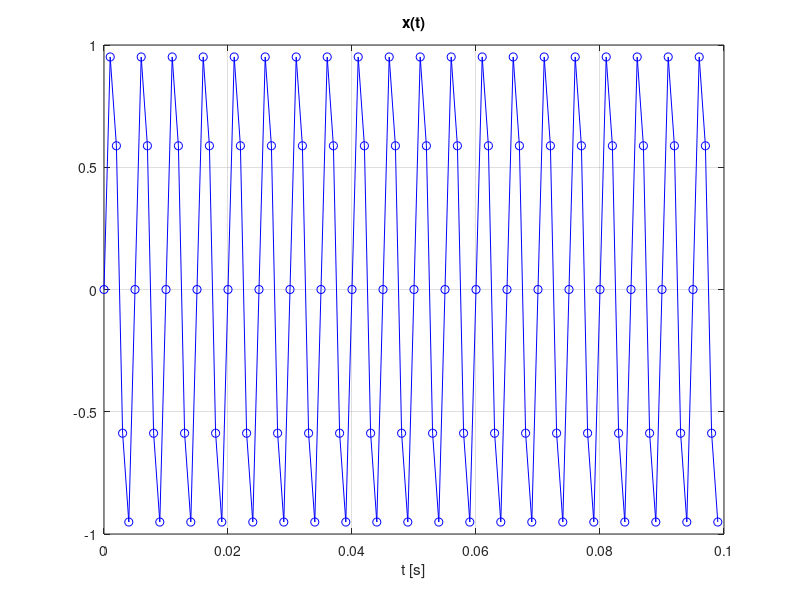
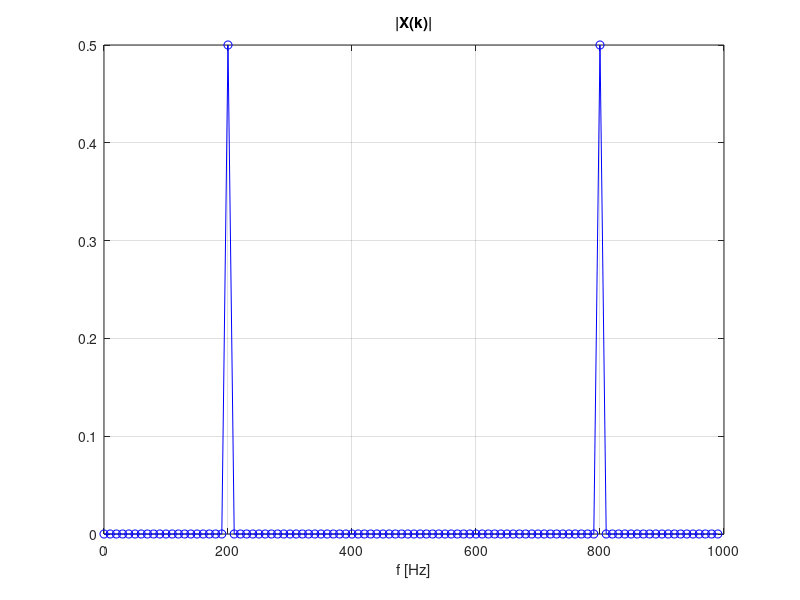
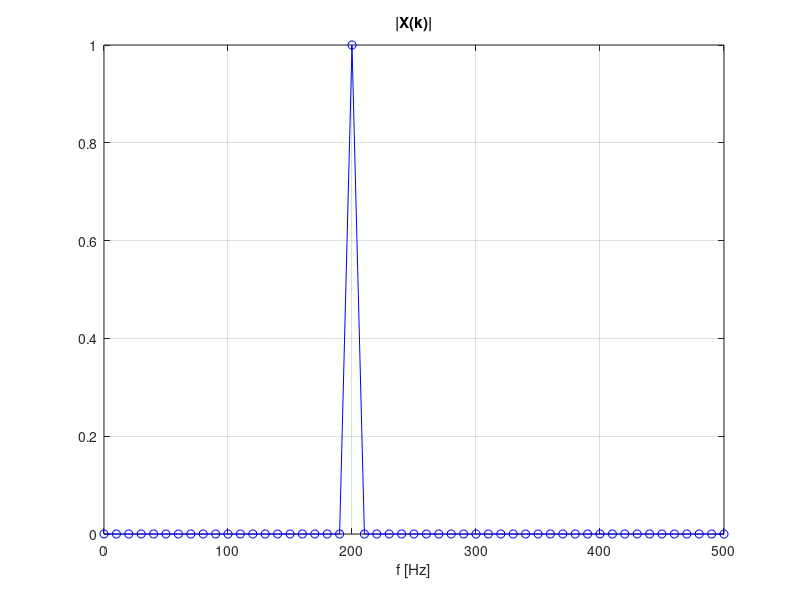
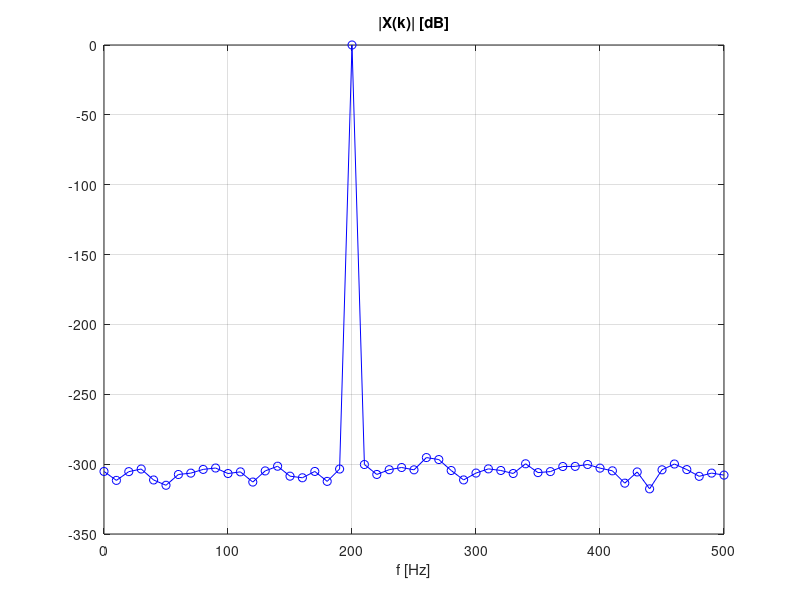

Source code (MATLAB) for these figures, in order:
% cps_06_fftapp1_start.m
clear all; close all; clc;      % "mycie rak"

fpr = 1000;                 % czestotliwosc probkowania (Hz)
N = 100;                    % liczba probek sygnalu, 100 lub 1000
dt=1/fpr; t=dt*(0:N-1);     % chwile probkowania sygnalu, os czasu

% Signal
f0=200;
A = 1;
x = A*sin(2*pi*f0*t);  % sygnal o czestotliwosciach f0 = 50,100,125,200 Hz
figure; plot(t,x,'bo-'); xlabel('t [s]'); title('x(t)'); grid; pause

% FFT spectrum
X = fft(x);                 % FFT
f = fpr/N *(0:N-1);         % os czestotliwosci
figure; plot(f,1/N*abs(X),'bo-'); xlabel('f [Hz]'); title('|X(k)|'); grid; pause

%Sprawd´z warto´sci amplitudy i cz˛estotliwo´sci sygnału wygenerowanego w
%programie i spróbuj je odczyta´c z rysunku widma FFT sygnału 
%(znale´z´c je na nim)

%Piki w x= {50;950}
%Wysokość pików 0.5 
% Symetria hermitowska: sinus to suma dwoch skladowych e^(+jw) i e^(-jw),
% czestotliwosc ujemna -50Hz "zawija sie" na 1000-50=950Hz, dlatego dwa piki.

%Zmien´ amplitude˛ sygnału na 10, 100, 1000 oraz obserwuj wartos´ci modułu 
%widma. Dlaczego wartos´ci maksimów widma sa˛ dwa razy niz˙sze niz˙ 
%spodziewałe´s si˛e? (Przypomnij sobie równo´s´c: cos(α) = 0.5e jα +0.5e−jα.
%Jaki wzór jest dla sinusa?

%Zmie´n warto´s´c cze˛stotliwos´ci sygnału f0 na 50, 100, 125, 200 Hz oraz 
%obserwuj wartos´ci argumentów maksimów widma. Czy to sa˛ te same warto´sci?
%Wytłumacz pochodzenie rozmycia widma dla sygnału o cz˛estotliwo´sci f0=125 
%(przypomnij sobie znaczenie funkcji okien: jakiego okna teraz u˙zywamy?).

%Dla częstotliwości 50, 100, 200, piki są 2 w spodziewanych miejscach
%Natoamist przy częstotliwość 125 widmo się rozmywa ponieważ ta częstliwość
%nie znajduje się bezpośrednio w naszej bazie (nie jest wielkrotnością 10)
%ale Najwyższe Piki, są w okolicach spodziewanego miejsca

%% 1.
%pokaz˙ tylko pierwsza˛ połowe˛ (1/2) widma i poprawnie wyskaluj jego moduł (*2/N):
k = 1:N/2+1;
figure; plot(f(k), 2/N*abs(X(k)), 'bo-'); xlabel('f [Hz]'); title('|X(k)|'); grid;
pause();
%% 2.
%zmie´n warto´s´c N z 100 na 1000: obejrzyj widma FFT dla f0 = 50,100,125,200 Hz;

% dla N=1000 rozdzielczosc df=fpr/N=1Hz (zamiast 10Hz) teraz f0=125Hz daje ostry pik,
% bo 125 jest wielokrotnoscia 1Hz - sygnal znajduje się w naszej bazie

%% 3.

X = fft(x);                 % FFT
k = 1:N/2+1;
X_dB = 20*log10(2/N*abs(X(k)));
figure; plot(f(k), X_dB, 'bo-'); xlabel('f [Hz]'); title('|X(k)| [dB]'); grid;
pause();
% skala dB pokazuje ogromna roznice miedzy pikiem (0dB) a szumem numerycznym (-300dB)
% -300dB to bledy zaokraglen komputera, w praktyce oznacza "zero".

%% 4.

w = ones(1,N);
x = w;
X = fft(x);
k = 1:N/2+1;
X_dB = 20*log10(2/N*abs(X(k)));
figure; plot(f(k), X_dB, 'bo-'); xlabel('f [Hz]'); title('|X(k)| [dB]'); grid;
pause();
% czy takiego wyniku sie˛ spodziewałes´ (tylko wartos´c´ s´rednia)?

%nie

% sygnal stalych jedynek ma tylko skladowa DC (f=0Hz)DFT probkuje widmo w punktach
% wiec nie widac listkow bocznych funkcji sinc - one sa "miedzy" probkami
% dft


%% 5.

w = ones(1,N);
x = w.*(sin(2*pi*50*t) + sin(2*pi*125*t));
X = fft(x);
k = 1:N/2+1;
X_dB = 20*log10(2/N*abs(X(k)));
figure; plot(f(k), X_dB, 'bo-'); xlabel('f [Hz]'); title('|X(k)| [dB]'); grid;
pause();
% dla N=100 (df=10Hz) 50Hz jest wielokrotnoscia bazy - ostry pik; 125Hz nie jest - rozmycie
% dla N=1000 (df=1Hz) oba sa wielokrotnoscia bazy, oba piki ostre, brak rozmycia

%% 6.

w = chebwin(N, 100)';
x = w;
X = fft(x);
k = 1:N/2+1;
X_dB = 20*log10(2/N*abs(X(k)));
figure; plot(f(k), X_dB, 'bo-'); xlabel('f [Hz]'); title('Okno Czebyszewa [dB]'); grid;
pause();
% widmo samego okna Czebyszewa listek glowny przy 0Hz, listki boczne rowne -100dB
% Okno "wyglusza" rozmycie widma kosztem szerszego listka glownego


%% 7.

w = chebwin(N, 100)';
x = w .* (sin(2*pi*50*t) + sin(2*pi*125*t));   % bez apostrof przy w!
X = fft(x);
k = 1:N/2+1;
X_dB = 20*log10(2/sum(w)*abs(X(k))); 
figure; plot(f(k), X_dB, 'bo-'); xlabel('f [Hz]'); title('Sinusy z oknem Czebyszewa [dB]'); grid;
pause();
% Okno czebyszewa: piki szersze ale listki boczne na -100dB mniejsze rozmycia niz
% okno prostokatne lepsza separacja skladowych kosztem rozdzielczosci

%% 8.

w = ones(1,N);
x = w .* (sin(2*pi*50*t) + 0.001*sin(2*pi*125*t));
X = fft(x);
k = 1:N/2+1;
X_dB = 20*log10(2/N*abs(X(k)));
figure; plot(f(k), X_dB, 'bo-'); xlabel('f [Hz]'); title('Silny + slaby sinus BEZ okna [dB]'); grid;
pause();
% Slaba skladowa 125Hz (-60dB ponizej 50Hz) jest niewidoczna - "tonie" w rozmyciu
% (listkach bocznych) silniejszej skladowej 50Hz. Okno prostokatne nie wystarcza

%przy N=1000 jednak widać obie składowe wyraźnie

%% 9.
w = chebwin(N, 100)';
x = w .* (sin(2*pi*50*t) + 0.001*sin(2*pi*125*t));
X = fft(x);
k = 1:N/2+1;
X_dB = 20*log10(2/sum(w)*abs(X(k)));
figure; plot(f(k), X_dB, 'bo-'); xlabel('f [Hz]'); title('Silny + slaby sinus Z oknem Czebyszewa [dB]'); grid;
pause();
% Okno Czebyszewa tlumi listki boczne do -100dB, wiec slaba skladowa 125Hz (-60dB)
% jest teraz widoczna - "wystaje" ponad poziom listkow bocznych silniejszego 50Hz.
